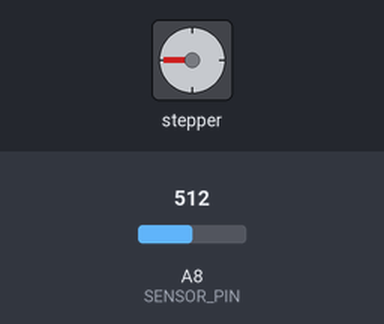
This sketch was run on a simulated Arduino Mega 2560, built with avr-gcc and run on an emulated ATmega2560. On the bench: stepper motor. The test bench sets the inputs (shaded band); at power-on: A8 (SENSOR_PIN) = 512. Stepper angles assume 48 steps per turn.

Above: at 1.2 s.
1.3 s: A8 (SENSOR_PIN) set to 22
At 1.66 s:
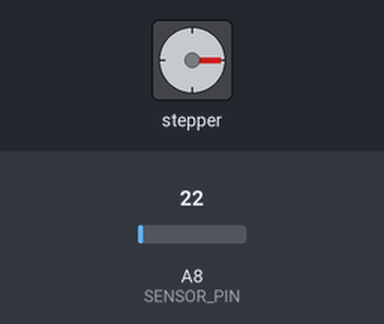
4.3 s: A8 (SENSOR_PIN) set to 18
At 4.3 s:
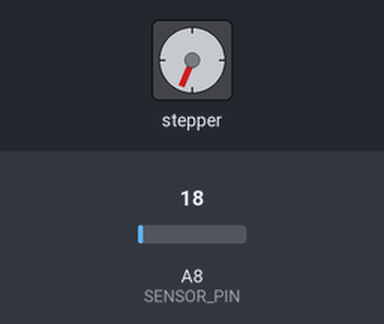
Timing chart, 0 to 7.3 s (numbered marks = the images above; inputs shaded):
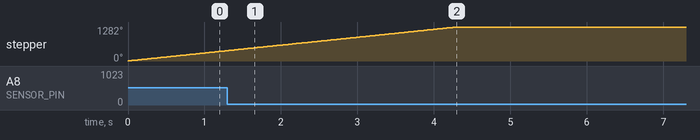

Measured:
- the behaviour switches between 20 and 19 on A8 (SENSOR_PIN) (found by bisection; images 1 and 2)
- after the input at 4.3 s, stepper: stops changing and stays 1282°

The sketch:

stepper.ino
```cpp
#include <Keypad.h>
#include <AFMotor.h>

/**
 * This program depends on the motor shield from Adafruit
 * http://www.ladyada.net/make/mshield/index.html
 * and the keypad library from
 * https://sites.google.com/site/arduinomega2560projects/home/analog/4x4-matrix-16-key-membrane
 * See the constants below for information on pins to connect everything
 */

// SONAR CONFIG

/** pin used to receive the analog sonar data */
const int SENSOR_PIN = 8;

// KEYPAD CONFIG

const byte ROWS = 4; // Four rows
const byte COLS = 4; // Three columns
// Define the Keymap - use "-" for the rest to be used as
// moving backward
char keys[ROWS][COLS] = {
  {'1','2','3','-'},
  {'4','5','6','-'},
  {'7','8','9','-'},
  {'-','0','-','-'}
};
// Connect keypad ROW0, ROW1, ROW2 and ROW3 to these Arduino pins.
byte rowPins[ROWS] = { 22, 24, 26, 28 };
// Connect keypad COL0, COL1 and COL2 to these Arduino pins.
byte colPins[COLS] = { 30, 32, 34, 36 };

// Create the Keypad
Keypad kpd = Keypad( makeKeymap(keys), rowPins, colPins, ROWS, COLS );

// STEPPER CONFIG
const int STEPS_PER_REVOLUTION = 48;
/** output set 1 is M1 & M2 */
const int STEPPER_OUTPUT_SET = 1;

AF_Stepper motor(STEPS_PER_REVOLUTION, STEPPER_OUTPUT_SET);

// PROGRAM CONSTANTS

const int SPEED_IN_RPM = 50;
const int SERIAL_SPEED = 9600;
/** Lower than this distance is considered that it latched */
const int SENSOR_DISTANCE_THRESHOLD = 20;
/** Time between starting the move and waiting to latch */
const long WAIT_TIME_TO_SENSE_IN_MS = 2000;

// PROGRAM STATE

/** Should it be moving? */
boolean moving = true;
/** Time to start checking the sensor for latch */
long toWait = 0;
/** How many latches to skip */
int count;
/** Whether it's in a latch state */
boolean inLatch = false;
/** Moving forward? */
boolean forwardDirection = true;

/** Setup */
void setup() {
  Serial.begin(SERIAL_SPEED);
  motor.setSpeed(SPEED_IN_RPM);
}

/** Main loop */
void loop() {
  if(moving) {
    motor.step(1, forwardDirection ? FORWARD : BACKWARD, DOUBLE);
    // read the sensor only after the wait
    if(toWait < millis()) {
      int sensor = analogRead(SENSOR_PIN);
      if(sensor < SENSOR_DISTANCE_THRESHOLD) {
        if(!inLatch) {
          // Serial.println("found latch");
          inLatch = true;
          count--;
          if(count < 0) {
            // stop and then wait for the next enter
            moving = false;
            // reset to moving forward
            // TODO: maybe we want to just make it keep
            // moving to the same direction from now on...
            forwardDirection = true;
          }
        } else {
          // Serial.println("Already in latch, ignoring");
        }
      } else {
        // Serial.print("Not in latch anymore ");
        // Serial.println(sensor, DEC);
        inLatch = false;
      }
    }
  } else {
    char readKey;
    if(Serial.available()) {
      readKey = Serial.read();
    } else {
      // check the keypad
      readKey = kpd.getKey();
    }
    if(readKey) {
      if(readKey == ' ') {
        // go until the next one
        count = 0;
      } else if(readKey == '-') {
        forwardDirection = !forwardDirection;
      } else {
        if(readKey >= '0' && readKey <= '9') {
          count = readKey - '0';
        } else {
          // not recognized, so make sure to continue
          count = -1;
        }
      }
      if(count >= 0) {
        moving = true;
        toWait = millis() + WAIT_TIME_TO_SENSE_IN_MS;
      }
    }
  }
}
```
